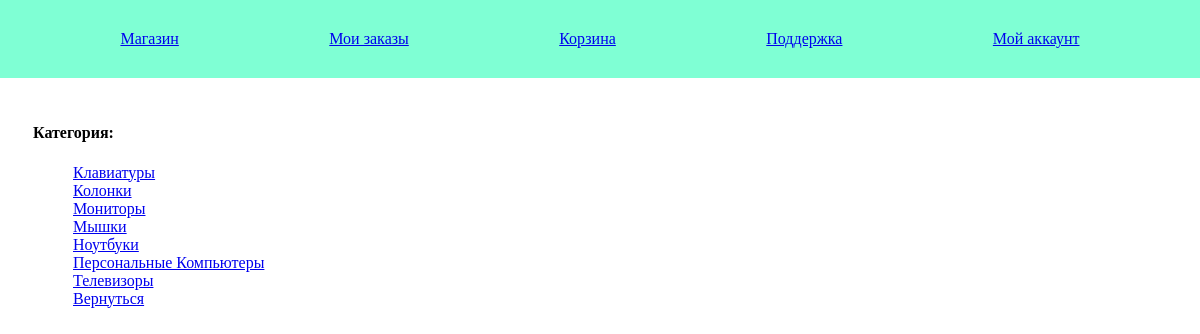
The app's page /shop/products/4/ with its own data.
### shop/models.py (models this page shows, shortened)
class Category(models.Model):
    name = models.CharField(max_length=50, unique=True)
    created_at = models.DateField(auto_now_add=True)

### shop/views.py (the view)
class ProductListByCategoryView(ListView):
    queryset = Category.objects.all().only("id", "name")
    template_name = "shop/list-products-by-category.html"
    def get_context_data(self, **kwargs: Any) -> dict[str, Any]:
        search_category = self.kwargs["category"] # Take parametr `category` from url path
        all_products = Product.objects.filter(
            category=search_category,
            archived=False
        ).all() \
            .only("id", "name", "description", "price", "image")
        kwargs["products_list"] = all_products
        kwargs["category_title"] = Category.objects.get(pk=search_category)
        kwargs["show_return"] = True # Show url for return on shop:products-list
        return super().get_context_data(**kwargs)

### shop/templates/shop/list-products-by-category.html (shortened to what this page needs)
{% extends "shop/list-products.html" %}

### shop/templates/shop/list-products.html (shortened to what this page needs)
{% extends "shop/base.html" %}
{% load static %}
{% block head %}
    {{ block.super }}
    <link rel="stylesheet" href="{% static "shop/list-products.css" %}">
{% endblock head %}
{% block main %}
    <div class="main-container">
        <div class="left-container">
            <div>
                <h4>Категория:</h4>
            </div>
            <div>
                <ul class="out-circle">
                    {% for category in object_list %}
                        <li><a href="{% url "shop:products-list-by-category" category=category.id %}">{{ category.name|title }}</a></li>
                    {% endfor %}
                    {% if show_return %}
                        <li><a href="{% url "shop:products-list" %}">Вернуться</a>
                    {% endif %}
                </ul>
            </div>
        </div>
        <div class="right-container">
        </div>
    </div>
{% endblock main %}

### shop/static/shop/list-products.css (style rules this page uses)
ul.out-circle { list-style-type: None; }
.main-container { display: flex; justify-content: start; align-items: start; flex-direction: row; margin: 25px 25px; }
.right-container { display: flex; justify-content: center; flex-direction: column; }

### records on screen
Category: name "Клавиатуры"
Category: name "Колонки"
Category: name "Мониторы"
Category: name "Мышки"
Category: name "Ноутбуки"
Category: name "Персональные Компьютеры"
Category: name "Телевизоры"
